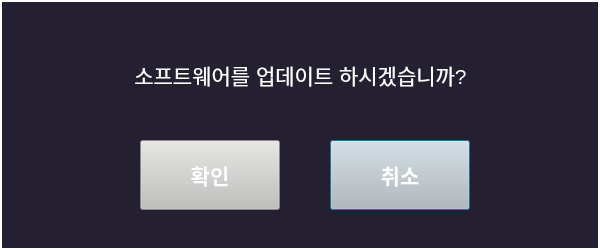
<?xml version="1.0" encoding="UTF-8"?>
<ui version="4.0">
 <class>DialogUpdate</class>
 <widget class="QDialog" name="DialogUpdate">
  <property name="geometry">
   <rect>
    <x>0</x>
    <y>0</y>
    <width>600</width>
    <height>250</height>
   </rect>
  </property>
  <property name="windowTitle">
   <string>Dialog</string>
  </property>
  <property name="styleSheet">
   <string notr="true">background-color: rgb(36, 31, 49);
border-color: rgb(255, 255, 255);</string>
  </property>
  <widget class="QLabel" name="label">
   <property name="geometry">
    <rect>
     <x>0</x>
     <y>0</y>
     <width>600</width>
     <height>250</height>
    </rect>
   </property>
   <property name="styleSheet">
    <string notr="true">border: 2px solid white;
color: rgb(255, 255, 255);</string>
   </property>
   <property name="text">
    <string/>
   </property>
  </widget>
  <widget class="ImageButton" name="Button_No">
   <property name="geometry">
    <rect>
     <x>330</x>
     <y>140</y>
     <width>140</width>
     <height>70</height>
    </rect>
   </property>
   <property name="font">
    <font>
     <pointsize>16</pointsize>
     <weight>75</weight>
     <bold>true</bold>
    </font>
   </property>
   <property name="styleSheet">
    <string notr="true">color: rgb(255, 255, 255);
background-color: rgb(192, 191, 188);</string>
   </property>
   <property name="text">
    <string>취소</string>
   </property>
  </widget>
  <widget class="ImageButton" name="Button_Yes">
   <property name="geometry">
    <rect>
     <x>140</x>
     <y>140</y>
     <width>140</width>
     <height>70</height>
    </rect>
   </property>
   <property name="font">
    <font>
     <pointsize>16</pointsize>
     <weight>75</weight>
     <bold>true</bold>
    </font>
   </property>
   <property name="styleSheet">
    <string notr="true">color: rgb(255, 255, 255);
background-color: rgb(192, 191, 188);</string>
   </property>
   <property name="text">
    <string>확인</string>
   </property>
  </widget>
  <widget class="QLabel" name="Label_Msg">
   <property name="geometry">
    <rect>
     <x>20</x>
     <y>50</y>
     <width>561</width>
     <height>50</height>
    </rect>
   </property>
   <property name="font">
    <font>
     <pointsize>16</pointsize>
    </font>
   </property>
   <property name="styleSheet">
    <string notr="true">color: rgb(255, 255, 255);</string>
   </property>
   <property name="text">
    <string>&lt;html&gt;&lt;head/&gt;&lt;body&gt;&lt;p&gt;소프트웨어를 업데이트 하시겠습니까?&lt;/p&gt;&lt;/body&gt;&lt;/html&gt;</string>
   </property>
   <property name="alignment">
    <set>Qt::AlignCenter</set>
   </property>
  </widget>
 </widget>
 <customwidgets>
  <customwidget>
   <class>ImageButton</class>
   <extends>QPushButton</extends>
   <header>imagebutton.h</header>
  </customwidget>
 </customwidgets>
 <resources/>
 <connections/>
</ui>
